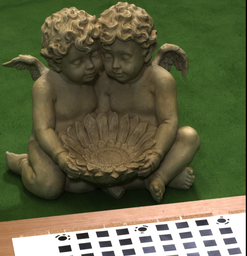
#> input picture data/Statue1.bmp, 247 x 256 px, shrunk from 840 x 872 before the run
$ python TestTrangulate.py
#> lines starting #> are read from the running program, lines starting #| are printed output that depends on the picture; after the words box and inside, x2 and y2 are one past the last pixel; in counts of white or black regions, pixels touching at a corner belong together
### hw3.py

# coding: utf-8

# # HW3: Automatic Panoramic Image Stitching

# In[16]:


import numpy as np
import cv2
import matplotlib.pyplot as plt


# In[17]:

BFMATCHER_DISTANCE = 0.65

RANSAC_TRAILS = 4000
RANSAC_SAMPLE_NUMBER = 10
RANSAC_INLINER_DISTANCE = 4
PLT_IMAGE_SIZE = 1000


# In[18]:


def brute_force_matcher(featureA, featureB, ratio_threshold):
    """
        ref: chapter 7, P103
        SIFT descriptor 1 -> [a1,a2,....a128]
        SIFT descriptor 2 -> [b1,b2,....b128]
        (DMatch) -> Euclidean distance = sqrt[(a1-b1)^2 + (a2-b2)^2 +...+(a128-b128)^2]
    """
    def _compute_dist(a, b):
        '''
            ref: Chapter 7, P81
            Two methods to calculate ratio distance:
            1. using for loop to subtracting each other and square it.
            2. using matrix dot operation to do it.

            (feature is a 1*128 array)
        '''
        diff = featureA[a] - featureB[b]
        return np.dot(diff, np.transpose(diff))
    bestpair = []
    for a in range(featureA.shape[0]):
        min_dist, min2nd_dist = 10000000, 10000000
        minindxA, minindxB = 0, 0
        for b in range(featureB.shape[0]):
            # the ratio distance of two feature
            distance = _compute_dist(a, b)
            #record min and second smallest dist and match index of min dist
            if distance <= min_dist :
                min_dist, min2nd_dist = distance, min_dist
                minindxA, minindxB = a, b
            elif distance < min2nd_dist:
                min2nd_dist = distance
        ratio_distance = min_dist / min2nd_dist;
        if ratio_distance < ratio_threshold :
            bestpair.append((minindxA, minindxB, min_dist))
    return bestpair

def sort_matched_points(matches, slice_matched_points=None):
    '''
        sort two points array by ratio distance
    '''
    dtype = [('indexA', int), ('indexB', int), ('Dist', float)]
    matched_point_order = np.array(matches, dtype=dtype)
    matched_point_order = np.sort(matched_point_order, order='Dist')
    if slice_matched_points != None:
        matched_point_order = matched_point_order[:slice_matched_points]
    return matched_point_order

def show_matched_image(imageA, imageB, KeypointsA, KeypointsB, matched_points = None, draw_line=True, circle_size=5):
    '''
        showing matched points with line
    '''

    # prepare an image to combine two image
    (hA, wA) = imageA.shape[:2]
    (hB, wB) = imageB.shape[:2]
    vis = np.zeros((max(hA, hB), wA + wB, 3), dtype='uint8')
    vis[0:hA, 0:wA] = imageA
    vis[0:hB, wA:] = imageB

    if(matched_points is not None):
        for (indexA, indexB, dist) in matched_points:

            # random a line color
            color = np.random.randint(0, high=255, size=(3,))
            color = tuple([int(x) for x in color])

            # draw line by cv2.line
            ptA = (int(KeypointsA[indexA].pt[0]), int(KeypointsA[indexA].pt[1]))
            ptB = (int(KeypointsB[indexB].pt[0] + wA), int(KeypointsB[indexB].pt[1]))
            cv2.circle(vis, ptA, circle_size, color, -1)
            cv2.circle(vis, ptB, circle_size, color, -1)
            if (draw_line):
                cv2.line(vis, ptA, ptB, color, 2)
    else:
        for i in range(len(KeypointsA)):

            # random a line color
            color = np.random.randint(0, high=255, size=(3,))
            color = tuple([int(x) for x in color])

            # draw line by cv2.line
            ptA = (int(KeypointsA[i][0]), int(KeypointsA[i][1]))
            ptB = (int(KeypointsB[i][0] + wA), int(KeypointsB[i][1]))
            cv2.circle(vis, ptA, circle_size, color, -1)
            cv2.circle(vis, ptB, circle_size, color, -1)
            if (draw_line):
                cv2.line(vis, ptA, ptB, color, 2)

    return vis


# ## Compute Homography By RANSAC

# In[19]:


def get_matched_points(matched_point_order, KeypointsA, KeypointsB):
    '''
        organize two points by the order of these matched points
    '''
    pointA = np.zeros((matched_point_order.shape[0],2))
    pointB = np.zeros((matched_point_order.shape[0],2))
    i=0
    for (indexA, indexB, dist) in matched_point_order:
        pointA[i] = (int(KeypointsA[indexA].pt[0]), int(KeypointsA[indexA].pt[1]))
        pointB[i] = (int(KeypointsB[indexB].pt[0]), int(KeypointsB[indexB].pt[1]))
        i += 1
    return pointA, pointB

# [258 lines left out: functions get_normalization_matrix, normalize_points, get_camera_matrix_for_each_point, get_homography_matrix_by_SVD, get_homography, sample_match_points and 5 more, not called in this run]

### TestTrangulate.py
import numpy as np
import cv2
import matplotlib.pyplot as plt
from mpl_toolkits.mplot3d import Axes3D

import hw3


# ## 將像素對應到三維空間

# In[35]:


def linear_LS_Triangulation(x1, camera_matrix1, x2, camera_matrix2):
    '''
        ref: 1995 Triangulation, ch5.1 Linear Triangulation
        https://perception.inrialpes.fr/Publications/1997/HS97/HartleySturm-cviu97.pdf
    '''
    A = np.array([[(x1[0]*camera_matrix1[2,0]-camera_matrix1[0,0]), (x1[0]*camera_matrix1[2,1]-camera_matrix1[0,1]), (x1[0]*camera_matrix1[2,2]-camera_matrix1[0,2])],
                  [(x1[1]*camera_matrix1[2,0]-camera_matrix1[1,0]), (x1[1]*camera_matrix1[2,1]-camera_matrix1[1,1]), (x1[1]*camera_matrix1[2,2]-camera_matrix1[1,2])],
                  [(x2[0]*camera_matrix2[2,0]-camera_matrix2[0,0]), (x2[0]*camera_matrix2[2,1]-camera_matrix2[0,1]), (x2[0]*camera_matrix2[2,2]-camera_matrix2[0,2])],
                  [(x2[1]*camera_matrix2[2,0]-camera_matrix2[1,0]), (x2[1]*camera_matrix2[2,1]-camera_matrix2[1,1]), (x2[1]*camera_matrix2[2,2]-camera_matrix2[1,2])]])

    B = np.array([-(x1[0]*camera_matrix1[2,3]-camera_matrix1[0,3]),
                -(x1[1]*camera_matrix1[2,3]-camera_matrix1[1,3]),
                -(x2[0]*camera_matrix2[2,3]-camera_matrix2[0,3]),
                -(x2[1]*camera_matrix2[2,3]-camera_matrix2[1,3])])

    state, X = cv2.solve(A, B, flags=cv2.DECOMP_SVD)
    return state, X

def iterative_linear_LS_triangulation(u, p, u1, p1):
    '''
        ref: Triangulation, Hartley, R.I. and Sturm, P.
        http://www.morethantechnical.com/2012/01/04/simple-triangulation-with-opencv-from-harley-zisserman-w-code/
    '''
    wi, wi1 = 1, 1
    X = np.zeros((4,1))
    EPSILON = 0.1

    #Hartley suggests 10 iterations at most
    for i in range(10):
        s, aX = linear_LS_Triangulation(u, p, u1, p1)
        X = np.array([aX[0], aX[1], aX[2], 1])

        # recalculate weights
        p2x = np.dot(np.transpose(p[2]), X)
        p2x1 = np.dot(np.transpose(p1[2]), X)

        # breaking point
        if(abs(wi - p2x) <= EPSILON) and (abs(wi1 - p2x1) <= EPSILON):
            break

        # reweight equations and SVD
        A = np.array([[(np.dot(u[0], p[2,0]) - p[0,0])/wi, (np.dot(u[0], p[2,1]) - p[0,1])/wi, (np.dot(u[0], p[2,2]) - p[0,2])/wi],
                     [(np.dot(u[1], p[2,0]) - p[1,0])/wi, (np.dot(u[1], p[2,1]) - p[1,1])/wi, (np.dot(u[1], p[2,2]) - p[1,2])/wi],
                     [(np.dot(u1[0], p1[2,0]) - p1[0,0])/wi1, (np.dot(u1[0], p1[2,1]) - p1[0,1])/wi1, (np.dot(u1[0], p1[2,2]) - p1[0,2])/wi1],
                     [(np.dot(u1[1], p1[2,0]) - p1[1,0])/wi1, (np.dot(u1[1], p1[2,1]) - p1[1,1])/wi1, (np.dot(u1[1], p1[2,2]) - p1[1,2])/wi1]])

        B = np.array([-(np.dot(u[0], p[2,3]) - p[0,3])/wi,
                     -(np.dot(u[1], p[2,3]) - p[1,3])/wi,
                     -(np.dot(u1[0], p1[2,3]) - p1[0,3])/wi1,
                     -(np.dot(u1[1], p1[2,3]) - p1[1,3])/wi1])
        state, aX = cv2.solve(A, B, flags=cv2.DECOMP_SVD)
        X = np.array([aX[0], aX[1], aX[2], 1])
    return X

def triangulate_points(keypts1, keypts2, kinv, kinv1, p, p1):

    points = np.zeros((len(keypts1), 3))
    for i in range(len(keypts1)):

        # convert to normalized homogeneous coordinates
        kp1 = keypts1[i]
        x1 = np.array([kp1[0], kp1[1], 1])
        x1 = np.dot(kinv, x1)

        # convert to normalized homogeneous coordinates
        kp2 = keypts2[i]
        x2 = np.array([kp2[0], kp2[1], 1])
        x2 = np.dot(kinv1, x2)

        # triangulate
        points[i] = iterative_linear_LS_triangulation(x1, p, x2, p1)[:3,]

    return points

def show_cloud_points(pts):
    fig = plt.figure(figsize=(10, 10))
    ax = fig.add_subplot(111, projection='3d')
    for i, p in enumerate(pts):
        xs = pts[i][0]
        ys = pts[i][1]
        zs = pts[i][2]
        ax.scatter(xs, ys, zs, color='#054E9F', s=3)
    plt.show()

image3 = cv2.imread('./data/Statue1.bmp')
#> image3 is the input picture: shape (256, 247, 3); mean B, G, R 69.4, 100.9, 98.3
image4 = cv2.imread('./data/Statue2.bmp')
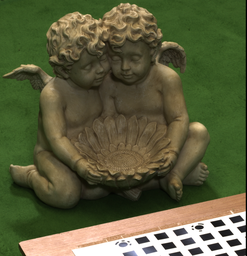
#> input picture data/Statue2.bmp, 247 x 256 px, shrunk from 840 x 872 before the run
#> image4 is the input picture: shape (256, 247, 3); mean B, G, R 60.8, 94, 90.6
image3 = cv2.cvtColor(image3, cv2.COLOR_BGR2RGB)
image4 = cv2.cvtColor(image4, cv2.COLOR_BGR2RGB)

#plt.subplot(121), plt.imshow(image3), plt.axis('off')
#plt.subplot(122), plt.imshow(image4), plt.axis('off')
#plt.show()

# get feature points
sift2 = cv2.xfeatures2d.SIFT_create()
(keypt3, desc3) = sift2.detectAndCompute(image3, None)
#> keypt3 = 396 keypoints; strongest (x, y, size): (62, 238, 3.7), (67, 248, 5.2), (79, 236, 4.1), (82, 246, 4.5)
(keypt4, desc4) = sift2.detectAndCompute(image4, None)
#> keypt4 = 357 keypoints; strongest (x, y, size): (216, 224, 4.9), (199, 227, 4), (160, 236, 4.9), (235, 220, 4.9)
BF_MACTHER_DISTANCE = 0.2
matches2 = hw3.brute_force_matcher(desc3, desc4, BF_MACTHER_DISTANCE)
#> matches2 = 41 items, first 6: (10, 10, 18072), (24, 47, 8626), (26, 30, 23524), (42, 55, 17026), (46, 58, 9787), (47, 70, 15851)
matched_pt_order2 = hw3.sort_matched_points(matches2)
matched_feature_image = hw3.show_matched_image(image3, image4, keypt3, keypt4, matched_pt_order2, draw_line=False)
#> in show_matched_image, `vis[0:hA, 0:wA] = imageA`:
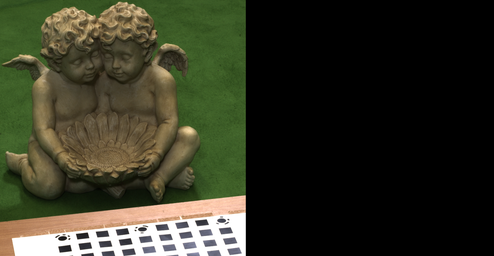
#> vis: shape (256, 494, 3); mean R, G, B 49.2, 50.5, 34.7
#> in show_matched_image, `vis[0:hB, wA:] = imageB`:
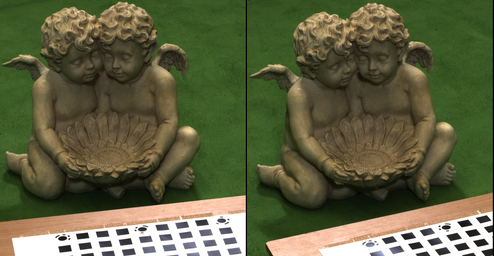
#> vis: shape (256, 494, 3); mean R, G, B 94.5, 97.4, 65.1
#> the loop in show_matched_image, `for (indexA, indexB, dist) in matched_points:` made 41 passes
#> (indexA, indexB, dist, color, ptA, ptB) on passes 1 to 12: (186, 195, 4956, (172, 47, 117), (111, 163), (377, 164)), (223, 206, 5581, (192, 67, 251), (128, 30), (385, 31)), (202, 192, 5930, (195, 103, 9), (118, 31), (375, 33)), (115, 112, 6341, (211, 21, 242), (85, 129), (341, 134)), (90, 115, 6770, (36, 87, 70), (73, 167), (342, 174)), (93, 90, 7022, (216, 88, 140), (73, 25), (330, 30)), (116, 113, 7822, (58, 193, 230), (85, 129), (341, 134)), (191, 184, 8044, (39, 87, 174), (115, 23), (371, 24)), (92, 89, 8080, (88, 81, 165), (73, 25), (330, 30)), (24, 47, 8626, (25, 77, 72), (42, 175), (307, 184)), (84, 102, 8985, (9, 148, 115), (69, 165), (338, 172)), (46, 58, 9787, (208, 243, 197), (53, 101), (310, 108))
#> after the loop in show_matched_image, `for (indexA, indexB, dist) in matched_points:`:
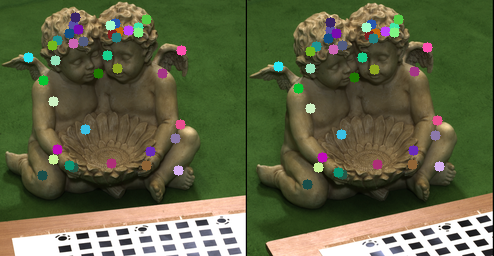
#> vis: shape (256, 494, 3); 4.52% of pixels changed, all inside (x1, y1, x2, y2) = (23, 12, 445, 190)
#plt.imshow(matched_feature_image), plt.axis('off'), plt.show()
imgpts3, imgpts4 = hw3.get_matched_points(matched_pt_order2, keypt3, keypt4)
#> the loop in get_matched_points, `for (indexA, indexB, dist) in matched_point_order:` made 41 passes
#> (indexA, indexB, dist) on passes 1 to 12: (186, 195, 4956), (223, 206, 5581), (202, 192, 5930), (115, 112, 6341), (90, 115, 6770), (93, 90, 7022), (116, 113, 7822), (191, 184, 8044), (92, 89, 8080), (24, 47, 8626), (84, 102, 8985), (46, 58, 9787)
#> after the loop in get_matched_points, `for (indexA, indexB, dist) in matched_point_order:`: i = 41; pointA = 41 pairs, first value 28 to 181, second value 17 to 175; pointB = 41 pairs, first value 31 to 192, second value 19 to 184
#> imgpts3 has the same summary as pointA in get_matched_points; imgpts4 has the same summary as pointB in get_matched_points
print("Key Points Number:\n", len(imgpts3))
#| Key Points Number:
#|  41

def get_second_data_cameramat(k, r, t):
    '''
        ref: HW4 lecture page 6
    '''
    T = -np.dot(r, t)
    e = np.array([[r[0,0], r[0,1], r[0,2], T[0]],
              [r[1,0], r[1,1], r[1,2], T[1]],
              [r[2,0], r[2,1], r[2,2], T[2]]])
    C = np.dot(k, e)
    C = C/C[-1,-1]
    return C

k3 = np.array([[5426.566895, 0.678017, 330.096680],
             [0.000000, 5423.133301, 648.950012],
             [0.000000, 0.000000, 1.000000]])
r3 = np.array([[0.140626, 0.989027, -0.045273],
              [0.475766, -0.107607, -0.872965],
              [-0.868258, 0.101223, -0.485678]])
t3 = np.array([67.479439, -6.020049, 40.224911])
cammat3 = get_second_data_cameramat(k3, r3, t3)
print("cammat3\n", cammat3)

k4 = np.array([[5426.566895, 0.678017, 387.430023],
              [0.000000, 5423.133301, 620.616699],
              [0.000000, 0.000000, 1.000000]])
r4 = np.array([[0.336455, 0.940689, -0.043627],
              [0.446741, -0.200225, -0.871970],
              [-0.828988, 0.273889, -0.487611]])
t4 = np.array([62.882744, -21.081516, 40.544052])
cammat4 = get_second_data_cameramat(k4, r4, t4)
print("cammat4\n", cammat4)

cloudpts = triangulate_points(imgpts3, imgpts4, np.linalg.inv(k3), np.linalg.inv(k4), cammat3, cammat4)
#> in triangulate_points, `points = np.zeros((len(keypts1), 3))`: points = 41 rows, first 8: [0, 0, 0], [0, 0, 0], [0, 0, 0], [0, 0, 0], [0, 0, 0], [0, 0, 0], [0, 0, 0], [0, 0, 0]
#> the loop in triangulate_points, `for i in range(len(keypts1)):` made 1 pass
#> (kp1, x1, kp2, x2, wi in iterative_linear_LS_triangulation, wi1 in iterative_linear_LS_triangulation, EPSILON in iterative_linear_LS_triangulation) on pass 1: ([111, 163], [-0.0404, -0.0896, 1], [130, 164], [-0.0474, -0.0842, 1], 1, 1, 0.1)
#> (the run stopped early here; a loop or call above may not have finished)
